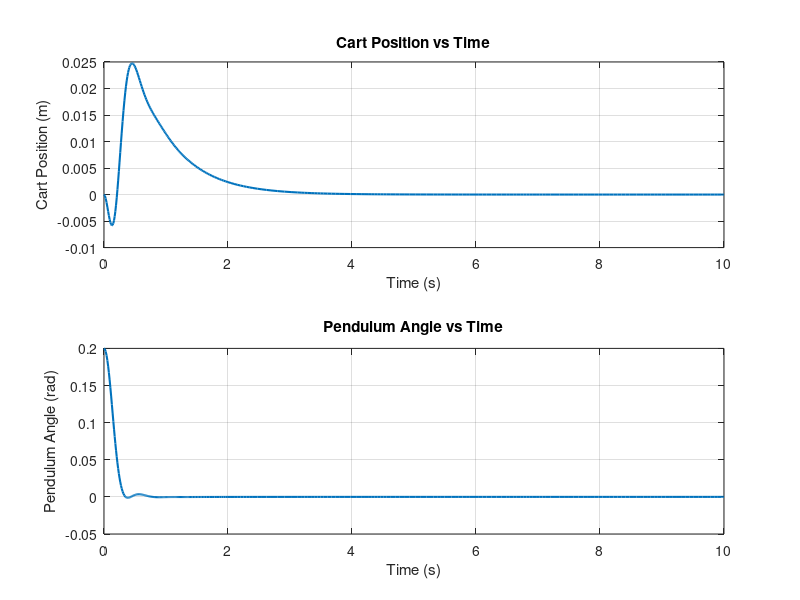

MATLAB code for this plot:
function inverted_pendulum_NDI_SMC
    % System parameters
    % Use the provided plant parameters.
    mw = 0.432;      % mass of each wheel [kg]
    mp = 5.0;        % mass of the pendulum [kg]
    Iw = 1/2 * (0.432) * (0.0726)^2;     % moment of inertia of each wheel [kg*m^2]
    Ip = 5 * (0.4)^2;                    % moment of inertia of the pendulum [kg*m^2]
    l   = 0.4;      % Length of the pendulum [m]
    r   = 0.0726;   % wheel radius [m]
    g   = 9.81;     % acceleration due to gravity [m/s^2]

    % Derived parameters
    a = 2*mw + mp + 2*Iw/(r^2);  % effective horizontal inertia
    b = mp * l;
    c = mp * l^2 + Ip;
    
    % Sliding mode control gains
    % For the cart (horizontal motion)
    lambda_x = 2.0;
    kx = 5.0;
    % For the pendulum (angle stabilization)
    lambda_theta = 10.0;
    k_theta = 20.0;
    
    % Simulation settings
    tspan = [0 10];             % simulation time (sec)
    % Initial conditions: [x; x_dot; theta; theta_dot]
    x0 = [0; 0; 0.2; 0];         % small initial angular deviation
    
    % Run simulation using ODE45
    [t, x] = ode45(@(t,x) dynamics_SMC(t, x, a, b, c, mp, l, g, lambda_x, kx, lambda_theta, k_theta), tspan, x0);
    
    % Plot results
    figure;
    subplot(2,1,1);
    plot(t, x(:,1), 'LineWidth',1.5);
    xlabel('Time (s)'); ylabel('Cart Position (m)');
    title('Cart Position vs Time'); grid on;
    
    subplot(2,1,2);
    plot(t, x(:,3), 'LineWidth',1.5);
    xlabel('Time (s)'); ylabel('Pendulum Angle (rad)');
    title('Pendulum Angle vs Time'); grid on;
end

function dx = dynamics_SMC(~, x, a, b, c, mp, l, g, lambda_x, kx, lambda_theta, k_theta)
    % State variables
    % x(1) = x, x(2) = x_dot, x(3) = theta, x(4) = theta_dot
    pos       = x(1);
    vel       = x(2);
    theta     = x(3);
    theta_dot = x(4);
    
    % Define sliding surfaces for the cart and pendulum:
    s_x = vel + lambda_x * pos;
    s_theta = theta_dot + lambda_theta * theta;
    
    % Sliding mode control law:
    % Desired horizontal acceleration from SMC for cart position
    x_ddot_des = -lambda_x * vel - kx * tanh(s_x);
    % Desired virtual control for pendulum stabilization
    v = -lambda_theta * theta_dot - k_theta * tanh(s_theta);
    
    % Inertia matrix M(q)
    M = [ a,           b*cos(theta);
          b*cos(theta),    c ];
      
    % Nonlinear terms vector C(q, q_dot)
    % Equations:
    % Eq1: a*x_ddot + b*cos(theta)*theta_ddot - b*sin(theta)*theta_dot^2 = F
    % Eq2: b*cos(theta)*x_ddot + c*theta_ddot - mp*g*l*sin(theta) = 0
    C = [ -b*sin(theta)*theta_dot^2;
           mp*g*l*sin(theta) ];
    
    % Desired accelerations vector for [x; theta]
    desired_acc = [x_ddot_des; v];
    
    % Compute the term M * desired_acc and include nonlinear terms
    U = M * desired_acc + C;
    
    % The control input for the wheels is F (the first element of U)
    F = U(1);
    
    % Compute the actual accelerations using the dynamic inversion:
    q_ddot = M \ ([F; v] - C);
    x_ddot = q_ddot(1);
    theta_ddot = q_ddot(2);
    
    % Assemble state derivative vector
    dx = zeros(4,1);
    dx(1) = vel;
    dx(2) = x_ddot;
    dx(3) = theta_dot;
    dx(4) = theta_ddot;
end
